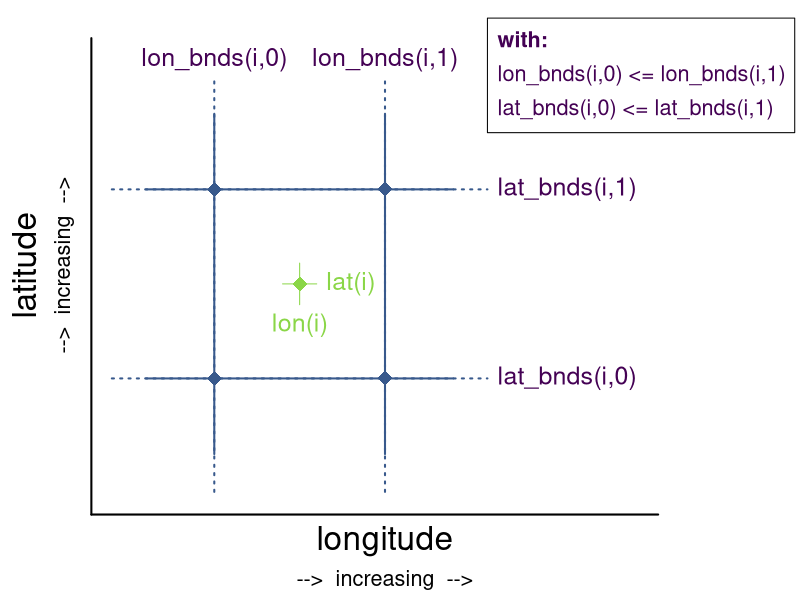

R code for this plot:
# define lat and lon
lon = 10:10
lat = 54:54

lon_bnds = (10:11) - 0.5
lat_bnds = (54:55) - 0.5

dlon_solid = 0.4
dlat_solid = 0.4
dlon_dot = 0.6
dlat_dot = 0.6
dlon_text1 = 0.3
dlat_text1 = 0.22
dlon_text2 = 0.6
dlat_text2 = 0.6
dlon_max = 1.6
dlat_max = 0.8

nlon = length(lon)
nlat = length(lat)


# colors
col_grid_draw = '#38598CFF'
col_grid_text = '#440154FF'
col_cell_draw = '#8AD647FF'
col_cell_text = '#8AD647FF'


# write plot to file
png('pics/case_1D_b.png', width = 8, height = 5.2, units='in', res = 300)
# pdf('pics/case_1D.pdf', width = 7, height = 5.2, paper='special')
par(mar = c(4.5, 4.5, 1, 6), xpd = TRUE)


# create base plot
plot(c(lon[1], lon[nlon]), c(lat[1], lat[nlat]),
     xlab = ' ', ylab = '',
     xlim = c(lon_bnds[1] - dlon_dot, lon_bnds[nlon+1] + dlon_max),
     ylim = c(lat_bnds[1] - dlat_dot, lat_bnds[nlat+1] + dlat_max),
     xaxt = 'n', yaxt = 'n',
     bty = 'n', type = 'n')
arrows(lon_bnds[1] - dlon_dot*1.2, lat_bnds[1] - dlat_dot*1.2, lon_bnds[nlon+1] + dlon_max, lat_bnds[1] - dlat_dot*1.2, lwd = 2, length = 0.2, code = 0)
arrows(lon_bnds[1] - dlon_dot*1.2, lat_bnds[1] - dlat_dot*1.2, lon_bnds[1] - dlon_dot*1.2, lat_bnds[nlat+1] + dlat_max, lwd = 2, length = 0.2, code = 0)
mtext('longitude', 1, line = +1.2, cex = 2)
mtext('-->  increasing  -->', 1, line = +3, cex = 1.3)
mtext('latitude', 2, line = 2.5, cex = 2)
mtext('-->  increasing  -->', 2, line = 0.8, cex = 1.3)


# add grid ----
# vertical lines, dotted
lines(rep(lon_bnds, each = 3), rep(c(lat_bnds[1] - dlat_dot, lat_bnds[nlat+1] + dlat_dot, NA), times = nlon+1), col = col_grid_draw, lwd = 2, lty = 'dotted')
# horizontal lines, dotted
lines(rep(c(lon_bnds[1] - dlon_dot, lon_bnds[nlon+1] + dlon_dot, NA), times = nlat+1), rep(lat_bnds, each = 3), col = col_grid_draw, lwd = 2, lty = 'dotted')

# vertical lines, solid
lines(rep(lon_bnds, each = 3), rep(c(lat_bnds[1] - dlat_solid, lat_bnds[nlat+1] + dlat_solid, NA), times = nlon+1), col = col_grid_draw, lwd = 2)
# horizontal lines, solid
lines(rep(c(lon_bnds[1] - dlon_solid, lon_bnds[nlon+1] + dlon_solid, NA), times = nlat+1), rep(lat_bnds, each = 3), col = col_grid_draw, lwd = 2)

# dots on grid intersection
points(rep(lon_bnds, each = nlat+1), rep(lat_bnds, times = nlon  +1), pch = 18, cex = 2, col = col_grid_draw)

# lines through grid cell center
lines(c(lon[1], lon[1]), c(lat[1] - dlat_text1/2, lat[1] + dlat_text1/2), col = col_cell_draw)
lines(c(lon[1] - dlon_text1/3, lon[1] + dlon_text1/3), c(lat[1], lat[1]), col = col_cell_draw)

# dots in the grid cell center
points(rep(lon, each = nlat), rep(lat, times = nlon), pch = 18, cex = 2, col = col_cell_draw)


# add text ----
# bnds
text(lon_bnds[1], lat_bnds[nlat+1] + dlat_text2, 'lon_bnds(i,0)', col = col_grid_text, cex = 1.5, pos = 3)
text(lon_bnds[2], lat_bnds[nlat+1] + dlat_text2, 'lon_bnds(i,1)', col = col_grid_text, cex = 1.5, pos = 3)
text(lon_bnds[nlon+1] + dlon_text2, lat_bnds[1], 'lat_bnds(i,0)', col = col_grid_text, cex = 1.5, pos = 4)
text(lon_bnds[nlon+1] + dlon_text2, lat_bnds[2], 'lat_bnds(i,1)', col = col_grid_text, cex = 1.5, pos = 4)
# grid cell center
text(lon[1], lat[1] - dlat_text1, 'lon(i)', col = col_cell_text, cex = 1.5)
text(lon[1] + dlon_text1, lat[1], 'lat(i)', col = col_cell_text, cex = 1.5)


# add legend ----
# legend('topright',
#        c('lon_bnds(i,0) >= lon_bnds(i,1)', 'lat_bnds(i,0) >= lat_bnds(i,1)'),
#        text.col = col_grid_text,
#        cex = 1.5,
#        inset = c(-0.2, 0.0))
rect(lon_bnds[nlon+1] + dlon_text2, lat_bnds[nlat+1] + dlat_text2*0.5, lon_bnds[nlon+1] + dlon_text2*4, lat_bnds[nlat+1] + dlat_text2*1.51)
text(lon_bnds[nlon+1] + dlon_text2, lat_bnds[nlat+1] + dlat_text2*1.3, 'with:', col = col_grid_text, cex = 1.3, pos = 4, font = 2)
text(lon_bnds[nlon+1] + dlon_text2, lat_bnds[nlat+1] + dlat_text2*1.0, 'lon_bnds(i,0) <= lon_bnds(i,1)', col = col_grid_text, cex = 1.3, pos = 4)
text(lon_bnds[nlon+1] + dlon_text2, lat_bnds[nlat+1] + dlat_text2*0.7, 'lat_bnds(i,0) <= lat_bnds(i,1)', col = col_grid_text, cex = 1.3, pos = 4)


# close picture output device
dev.off()

